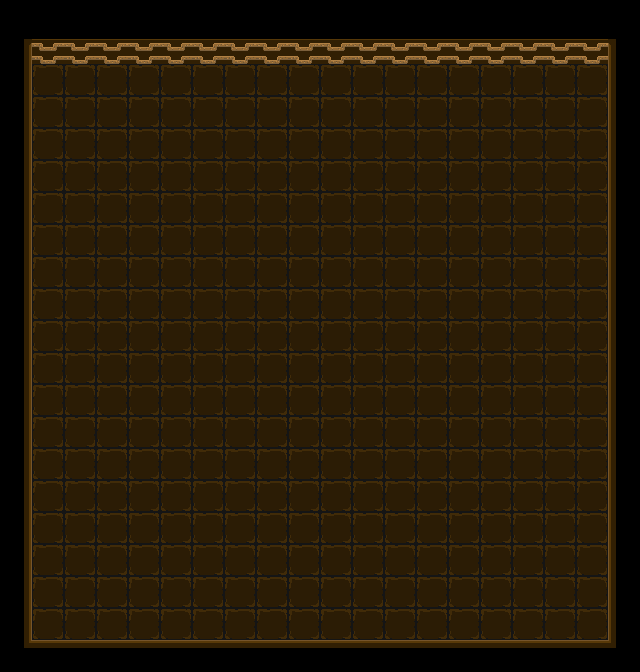

Tiled map render using the project's own tile images. Description and the whole map definition, tile-layer contents included, below:
An orthogonal 20x21 tile map with 32x32 px tiles, 1 tile layer (tiles) and 81 objects (76x Wall, Player, Entrance, Exit, Switch, ...).

<map version="1.2" tiledversion="1.2.3" orientation="orthogonal" renderorder="right-down" width="20" height="21" tilewidth="32" tileheight="32" infinite="0" nextlayerid="3" nextobjectid="91">
 <tileset firstgid="1" source="Tileset.tsx" />
 <layer id="1" name="tiles" width="20" height="21">
  <data encoding="csv">
7,7,7,7,7,7,7,7,7,7,7,7,7,7,7,7,7,7,7,7,
1,2,2,2,2,2,2,2,2,2,2,2,2,2,2,2,2,2,2,3,
6,21,21,21,21,21,21,21,21,21,21,21,21,21,21,21,21,21,21,8,
6,21,21,21,21,21,21,21,21,21,21,21,21,21,21,21,21,21,21,8,
6,21,21,21,21,21,21,21,21,21,21,21,21,21,21,21,21,21,21,8,
6,21,21,21,21,21,21,21,21,21,21,21,21,21,21,21,21,21,21,8,
6,21,21,21,21,21,21,21,21,21,21,21,21,21,21,21,21,21,21,8,
6,21,21,21,21,21,21,21,21,21,21,21,21,21,21,21,21,21,21,8,
6,21,21,21,21,21,21,21,21,21,21,21,21,21,21,21,21,21,21,8,
6,21,21,21,21,21,21,21,21,21,21,21,21,21,21,21,21,21,21,8,
6,21,21,21,21,21,21,21,21,21,21,21,21,21,21,21,21,21,21,8,
6,21,21,21,21,21,21,21,21,21,21,21,21,21,21,21,21,21,21,8,
6,21,21,21,21,21,21,21,21,21,21,21,21,21,21,21,21,21,21,8,
6,21,21,21,21,21,21,21,21,21,21,21,21,21,21,21,21,21,21,8,
6,21,21,21,21,21,21,21,21,21,21,21,21,21,21,21,21,21,21,8,
6,21,21,21,21,21,21,21,21,21,21,21,21,21,21,21,21,21,21,8,
6,21,21,21,21,21,21,21,21,21,21,21,21,21,21,21,21,21,21,8,
6,21,21,21,21,21,21,21,21,21,21,21,21,21,21,21,21,21,21,8,
6,21,21,21,21,21,21,21,21,21,21,21,21,21,21,21,21,21,21,8,
6,21,21,21,21,21,21,21,21,21,21,21,21,21,21,21,21,21,21,8,
11,12,12,12,12,12,12,12,12,12,12,12,12,12,12,12,12,12,12,13
</data>
 </layer>
 <objectgroup id="2" name="objects">
  <object id="1" name="Wall" x="608" y="32" width="32" height="32" />
  <object id="2" name="Wall" x="32" y="32" width="32" height="32" />
  <object id="3" name="Wall" x="96" y="32" width="32" height="32" />
  <object id="4" name="Wall" x="128" y="32" width="32" height="32" />
  <object id="6" name="Wall" x="160" y="32" width="32" height="32" />
  <object id="7" name="Wall" x="192" y="32" width="32" height="32" />
  <object id="8" name="Wall" x="224" y="32" width="32" height="32" />
  <object id="9" name="Wall" x="256" y="32" width="32" height="32" />
  <object id="11" name="Wall" x="320" y="32" width="32" height="32" />
  <object id="12" name="Wall" x="352" y="32" width="32" height="32" />
  <object id="13" name="Wall" x="384" y="32" width="32" height="32" />
  <object id="14" name="Wall" x="416" y="32" width="32" height="32" />
  <object id="15" name="Wall" x="448" y="32" width="32" height="32" />
  <object id="16" name="Wall" x="480" y="32" width="32" height="32" />
  <object id="19" name="Wall" x="512" y="32" width="32" height="32" />
  <object id="20" name="Wall" x="544" y="32" width="32" height="32" />
  <object id="21" name="Wall" x="576" y="32" width="32" height="32" />
  <object id="22" name="Player" x="64" y="64" width="32" height="32" />
  <object id="23" name="Wall" x="288" y="32" width="32" height="32" />
  <object id="24" name="Wall" x="64" y="32" width="32" height="32" />
  <object id="25" name="Wall" x="0" y="96" width="32" height="32" />
  <object id="26" name="Wall" x="0" y="32" width="32" height="32" />
  <object id="27" name="Wall" x="0" y="64" width="32" height="32" />
  <object id="28" name="Wall" x="0" y="128" width="32" height="32" />
  <object id="29" name="Wall" x="0" y="160" width="32" height="32" />
  <object id="30" name="Wall" x="0" y="192" width="32" height="32" />
  <object id="31" name="Wall" x="0" y="224" width="32" height="32" />
  <object id="32" name="Wall" x="0" y="256" width="32" height="32" />
  <object id="33" name="Wall" x="0" y="288" width="32" height="32" />
  <object id="34" name="Wall" x="0" y="320" width="32" height="32" />
  <object id="35" name="Wall" x="0" y="352" width="32" height="32" />
  <object id="36" name="Wall" x="0" y="384" width="32" height="32" />
  <object id="37" name="Wall" x="0" y="416" width="32" height="32" />
  <object id="38" name="Wall" x="0" y="448" width="32" height="32" />
  <object id="39" name="Wall" x="0" y="480" width="32" height="32" />
  <object id="40" name="Wall" x="0" y="512" width="32" height="32" />
  <object id="41" name="Wall" x="0" y="544" width="32" height="32" />
  <object id="43" name="Wall" x="0" y="576" width="32" height="32" />
  <object id="44" name="Wall" x="0" y="608" width="32" height="32" />
  <object id="45" name="Wall" x="0" y="640" width="32" height="32" />
  <object id="46" name="Wall" x="32" y="640" width="32" height="32" />
  <object id="47" name="Wall" x="64" y="640" width="32" height="32" />
  <object id="48" name="Wall" x="96" y="640" width="32" height="32" />
  <object id="49" name="Wall" x="128" y="640" width="32" height="32" />
  <object id="50" name="Wall" x="160" y="640" width="32" height="32" />
  <object id="51" name="Wall" x="192" y="640" width="32" height="32" />
  <object id="52" name="Wall" x="224" y="640" width="32" height="32" />
  <object id="53" name="Wall" x="256" y="640" width="32" height="32" />
  <object id="54" name="Wall" x="288" y="640" width="32" height="32" />
  <object id="55" name="Wall" x="320" y="640" width="32" height="32" />
  <object id="56" name="Wall" x="384" y="640" width="32" height="32" />
  <object id="57" name="Wall" x="352" y="640" width="32" height="32" />
  <object id="58" name="Wall" x="416" y="640" width="32" height="32" />
  <object id="60" name="Wall" x="448" y="640" width="32" height="32" />
  <object id="61" name="Wall" x="480" y="640" width="32" height="32" />
  <object id="62" name="Wall" x="512" y="640" width="32" height="32" />
  <object id="63" name="Wall" x="544" y="640" width="32" height="32" />
  <object id="64" name="Wall" x="576" y="640" width="32" height="32" />
  <object id="65" name="Wall" x="608" y="640" width="32" height="32" />
  <object id="66" name="Wall" x="608" y="608" width="32" height="32" />
  <object id="67" name="Wall" x="608" y="576" width="32" height="32" />
  <object id="68" name="Wall" x="608" y="544" width="32" height="32" />
  <object id="69" name="Wall" x="608" y="64" width="32" height="32" />
  <object id="70" name="Wall" x="608" y="96" width="32" height="32" />
  <object id="71" name="Wall" x="608" y="128" width="32" height="32" />
  <object id="72" name="Wall" x="608" y="160" width="32" height="32" />
  <object id="73" name="Wall" x="608" y="192" width="32" height="32" />
  <object id="74" name="Wall" x="608" y="224" width="32" height="32" />
  <object id="75" name="Wall" x="608" y="256" width="32" height="32" />
  <object id="76" name="Wall" x="608" y="480" width="32" height="32" />
  <object id="77" name="Wall" x="608" y="512" width="32" height="32" />
  <object id="78" name="Wall" x="608" y="288" width="32" height="32" />
  <object id="79" name="Wall" x="608" y="320" width="32" height="32" />
  <object id="80" name="Wall" x="608" y="352" width="32" height="32" />
  <object id="82" name="Wall" x="608" y="384" width="32" height="32" />
  <object id="83" name="Wall" x="608" y="416" width="32" height="32" />
  <object id="85" name="Wall" x="608" y="448" width="32" height="32" />
  <object id="86" name="Entrance" x="32" y="64" width="32" height="32" />
  <object id="87" name="Exit" x="544" y="448" width="32" height="32" />
  <object id="88" name="Switch" x="416" y="320" width="32" height="32" />
  <object id="89" name="Block" x="192" y="320" width="32" height="32" />
 </objectgroup>
</map>
